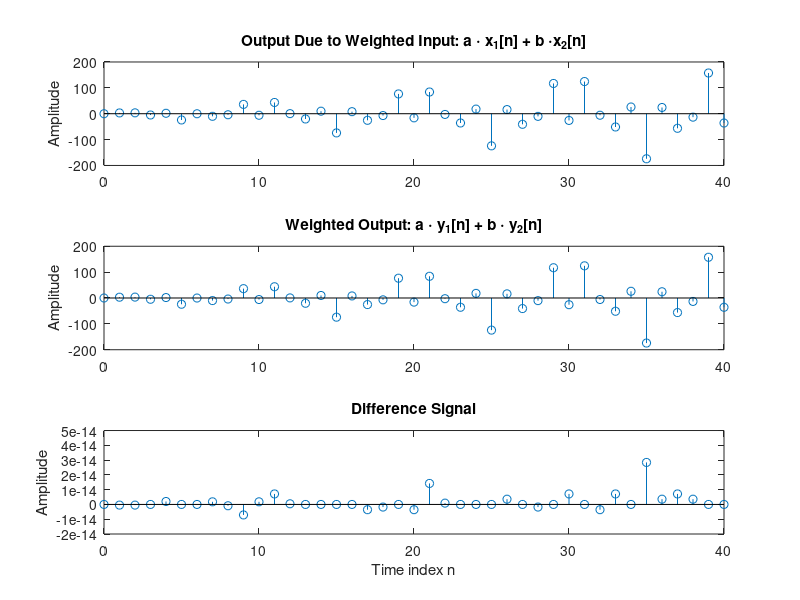

The MATLAB script that drew this image:
% Program Q2.18
% Modify P2_3 for Q2.18.
% Generate the input sequences
clf;
n = 0:40;
a = 2;b = -3;
x1 = cos(2*pi*0.1*n);
x2 = cos(2*pi*0.4*n);
x = a*x1 + b*x2;
y1 = (n .* x1) + [0 x1(1:40)]; % Compute the output y1[n]
y2 = (n .* x2) + [0 x2(1:40)]; % Compute the output y2[n]
y = (n .* x) + [0 x(1:40)]; % Compute the output y[n]
yt = a*y1 + b*y2;
d = y - yt; % Compute the difference output d[n]
% Plot the outputs and the difference signal
subplot(3,1,1)
stem(n,y);
ylabel('Amplitude');
title('Output Due to Weighted Input: a \cdot x_{1}[n] + b \cdotx_{2}[n]');
31
subplot(3,1,2)
stem(n,yt);
ylabel('Amplitude');
title('Weighted Output: a \cdot y_{1}[n] + b \cdot y_{2}[n]');
subplot(3,1,3)
stem(n,d);
xlabel('Time index n');ylabel('Amplitude');
title('Difference Signal');
